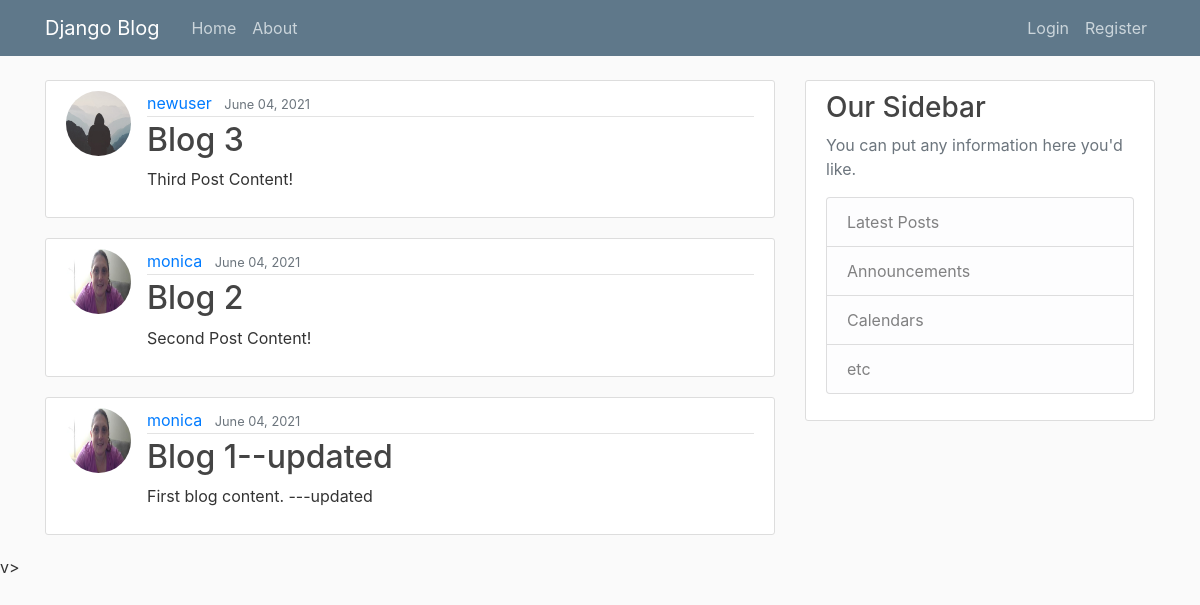
The app's page /, older data.
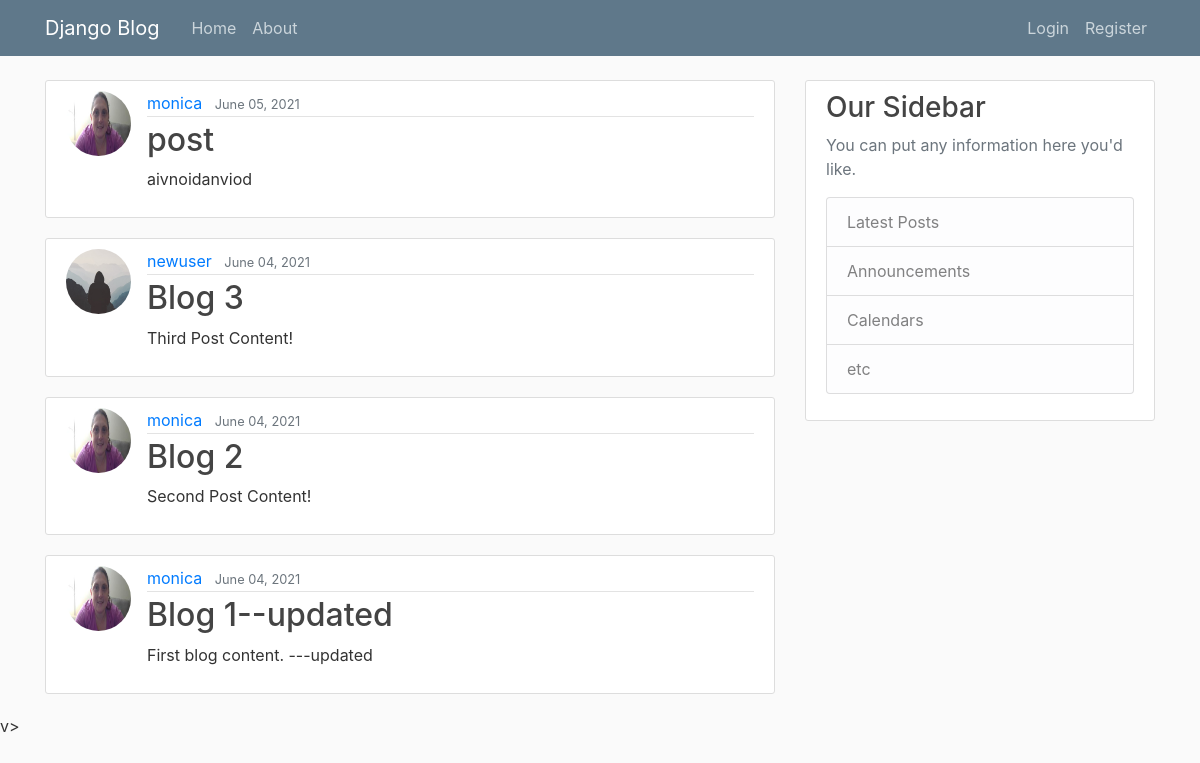
The same page, newer data.
### blog/models.py (models this page shows, shortened)
class Post(models.Model):
    title = models.CharField(max_length=100)
    content = models.TextField(null=True)
    date_posted = models.DateTimeField(default=timezone.now)
    author = models.ForeignKey(User, on_delete=models.CASCADE)

### users/models.py (models this page shows, shortened)
class Profile(models.Model):
    user = models.OneToOneField(User, on_delete=models.CASCADE)
    image = models.ImageField(default='default.jpg', upload_to='profile_pics')

### blog/views.py (the view)
# urls.py: path('', PostListView.as_view(), name='blog-home'),
class PostListView(ListView):
    model = Post
    template_name = 'blog/home.html'
    context_object_name = 'posts'
    ordering = ['-date_posted']
    paginate_by = 5

### blog/templates/blog/home.html (shortened to what this page needs)
{% extends "blog/base.html" %}
{% block content %}
    {% for post in posts %}
        <article class="media content-section">
          <img class="rounded-circle article-img" src="{{ post.author.profile.image.url }}">
          <div class="media-body">
            <div class="article-metadata">
              <a class="mr-2" href="{% url 'user-posts' post.author.username %}">{{ post.author }}</a>
              <small class="text-muted">{{ post.date_posted|date:"F d, Y" }}</small>
            </div>
            <h2><a class="article-title" href="{% url 'post-detail' post.id %}">{{ post.title }}</a></h2>
            <p class="article-content">{{ post.content }}</p>
          </div>
        </article>
    {% endfor %}
{% endblock content %}

### blog/templates/blog/base.html (shortened to what this page needs)
{% load static %}
<!DOCTYPE html>
<html lang="en">
  <head>
    <link rel="stylesheet" href="https://stackpath.bootstrapcdn.com/bootstrap/4.4.1/css/bootstrap.min.css">
    <link rel="stylesheet" type="text/css" href="{% static 'blog/main.css' %}">
  </head>
  <body>
    <header class="site-header">
      <nav class="navbar navbar-expand-md navbar-dark bg-steel fixed-top">
        <div class="container">
          <a class="navbar-brand mr-4" href="{% url 'blog-home' %}">Django Blog</a>
          <div class="collapse navbar-collapse" id="navbarToggle">
            <div class="navbar-nav mr-auto">
              <a class="nav-item nav-link" href="{% url 'blog-home' %}">Home</a>
              <a class="nav-item nav-link" href="{% url 'blog-about' %}">About</a>
            </div>
            <div class="navbar-nav">
              {% if user.is_authenticated %}
              <a class="nav-item nav-link" href="{% url 'post-create' %}">New
                Post</a>
              <a class="nav-item nav-link" href="{% url 'profile' %}">Profile</a>
              <a class="nav-item nav-link" href="{% url 'logout' %}">Logout</a>
              {% else %}
              <a class="nav-item nav-link" href="{% url 'login' %}">Login</a>
              <a class="nav-item nav-link" href="{% url 'register' %}">Register</a>
              {% endif %}
            </div>
          </div>
        </div>
      </nav>
    </header>
    <main role="main" class="container">
      <div class="row">
        <div class="col-md-8">
          {% block content %}{% endblock %}
        </div>
        <div class="col-md-4">
          <div class="content-section">
            <h3>Our Sidebar</h3>
            <p class='text-muted'>You can put any information here you'd like.
              <ul class="list-group">
                <li class="list-group-item list-group-item-light">Latest Posts</li>
                <li class="list-group-item list-group-item-light">Announcements</li>
                <li class="list-group-item list-group-item-light">Calendars</li>
                <li class="list-group-item list-group-item-light">etc</li>
              </ul>
            </p>
          </div>
        </div>
      </div>
    </main>v>
  </body>
</html>

### blog/static/blog/main.css (style rules this page uses)
body { background: #fafafa; color: #333333; margin-top: 5rem; }
h1, h2, h3, h4, h5, h6 { color: #444444; }
ul { margin: 0; }
.bg-steel { background-color: #5f788a; }
.site-header .navbar-nav .nav-link { color: #cbd5db; }
.content-section { background: #ffffff; padding: 10px 20px; border: 1px solid #dddddd; border-radius: 3px; margin-bottom: 20px; }
.article-title { color: #444444; }
.article-content { white-space: pre-line; }
.article-img { height: 65px; width: 65px; margin-right: 16px; }
.article-metadata { padding-bottom: 1px; margin-bottom: 4px; border-bottom: 1px solid #e3e3e3 }

Row changes from the older to the newer data that the page shows:
added Post: author.profile.image (picture), author "monica", date_posted "June 05, 2021", title "post", content "aivnoidanviod"
